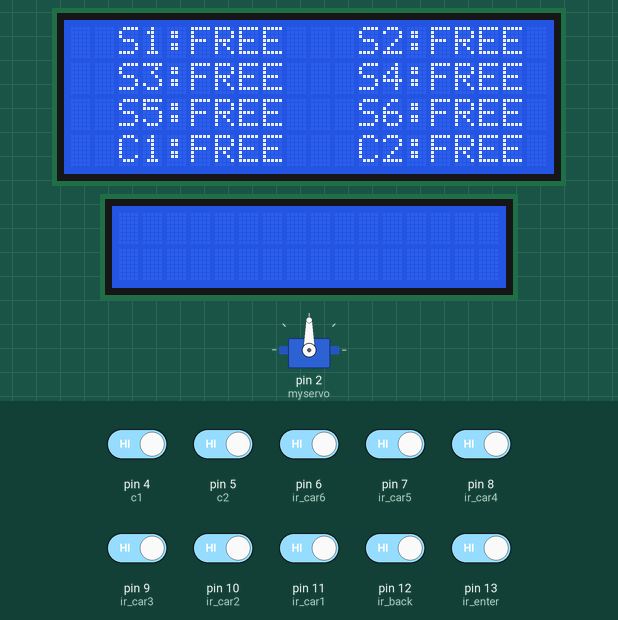
Recording of a sketch running on a simulated Arduino Uno, built with avr-gcc and run on an emulated ATmega328P. Shown: servo, 20×4 character LCD, 16×2 character LCD. The test bench sets the inputs (shaded band); at power-on: pin 4 (c1), pin 5 (c2), pin 6 (ir_car6), pin 7 (ir_car5), pin 8 (ir_car4), pin 9 (ir_car3), pin 10 (ir_car2), pin 11 (ir_car1), pin 12 (ir_back), pin 13 (ir_enter) HIGH.

Above: at 3.3 s.
3.4 s: pin 4 (c1) driven LOW
At 4.1 s:
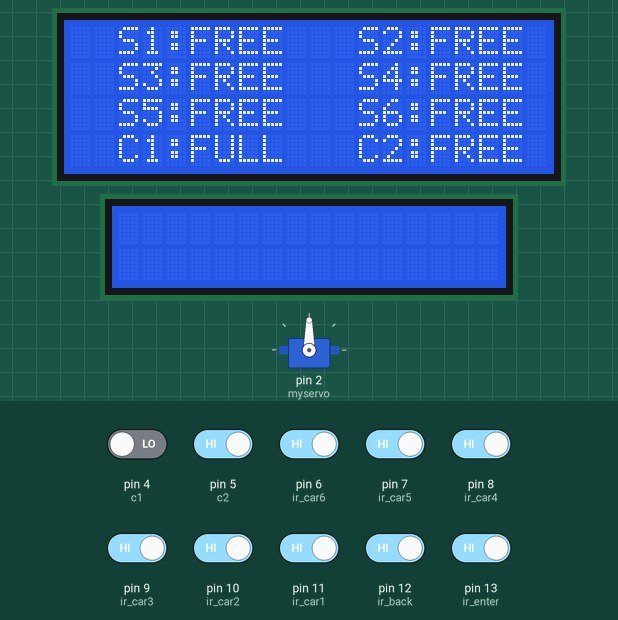
4.9 s: pin 5 (c2) driven LOW
At 5.7 s:
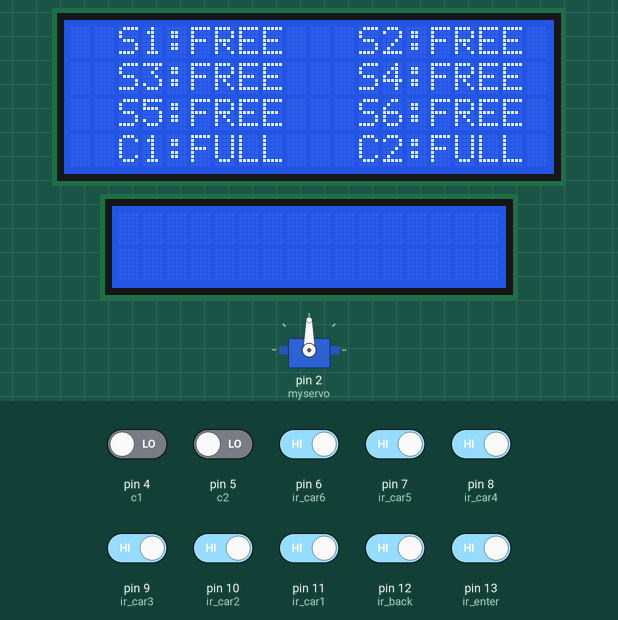
6.4 s: pin 6 (ir_car6) driven LOW
At 7.2 s:
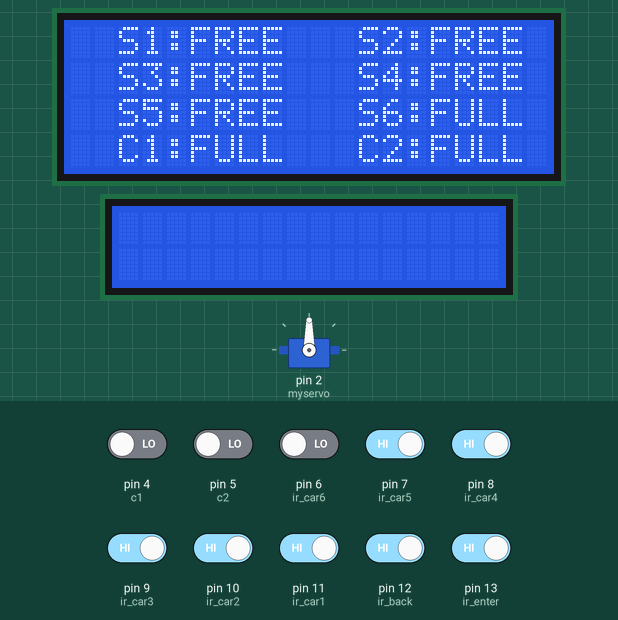
8.0 s: pin 7 (ir_car5) driven LOW
At 8.5 s:
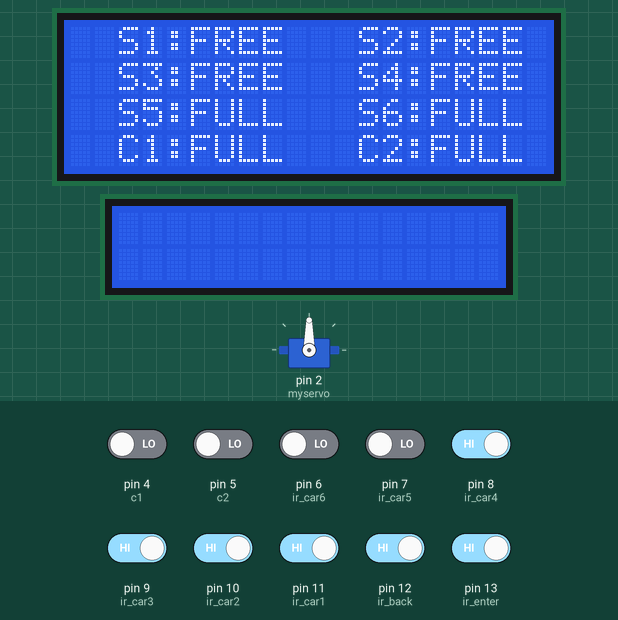
9.6 s: pin 8 (ir_car4) driven LOW
At 10.8 s:
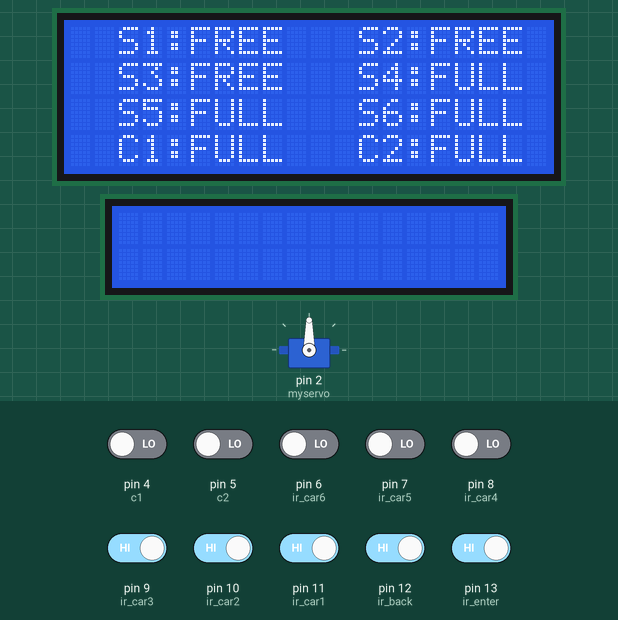
11.1 s: pin 9 (ir_car3) driven LOW
At 11.8 s:
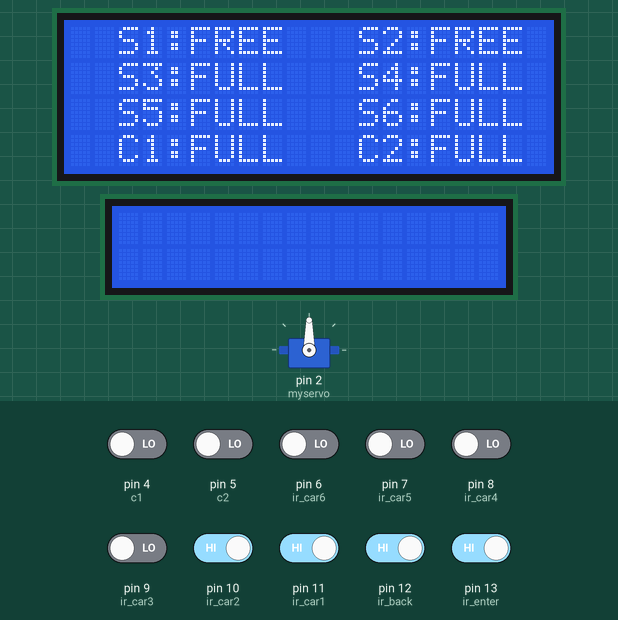
Timing chart, 0 to 13.6 s (numbered marks = the images above; inputs shaded):
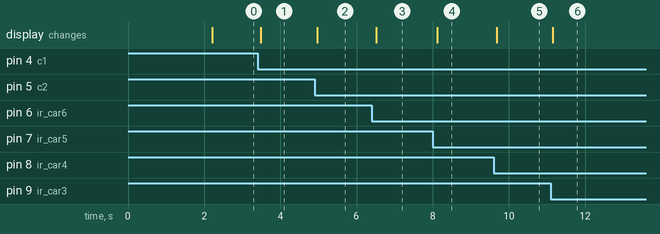

The sketch:

Arduino_code.ino
```cpp
#include <Wire.h>
#include <LiquidCrystal_I2C.h>
#include <Servo.h> //includes the servo library


// Set the LCD address to 0x27 for a 16 chars and 2 line display
LiquidCrystal_I2C lcd (0x27, 20, 4);
LiquidCrystal_I2C lcd1(0x26, 16, 2);


Servo myservo;

char mtlb_data;
int ir_enter = 13;
int ir_back = 12;

int ir_car1 =11;
int ir_car2 =10;
int ir_car3 =9;
int ir_car4 =8;
int ir_car5 =7;
int ir_car6 =6;
int c2 =5;
int c1 =4;
int slot=7;
int flag1=0;
int flag2=0;
 int S1=0,S2=0,S3=0,S4=0,S5=0,S6=0,C1=0,C2=0;
 int row = 0;
int col = 0;

void setup(){
  pinMode(ir_car1, INPUT);
  pinMode(ir_car2, INPUT);
  pinMode(ir_car3, INPUT);
  pinMode(ir_car4, INPUT);
  pinMode(ir_car5, INPUT);
  pinMode(ir_car6, INPUT);
  pinMode(c1, INPUT);
  pinMode(c2, INPUT);
  pinMode(ir_enter,INPUT);
  pinMode(ir_back,INPUT);

  myservo.attach(2);
  myservo.write(90);
  lcd.begin();
  lcd1.begin();
lcd.setCursor (5,1);
lcd.print("Car parking ");
lcd.setCursor (8,2);
lcd.print("System");
delay (2000);
lcd.clear();
Read_Sensor();
int total =S1+S2+S3+S4+S5+S6;
slot=slot-total;

Serial.begin(9600);
  // Wire.setClock(10000);

}
//syntax :- lcd(RS,Enable,D4,D5,D6,D7);


void loop() {


Read_Sensor();
  lcd.setCursor (2,0);
if(S1==1){lcd.print("S1:FULL ");}
      else{lcd.print("S1:FREE");}

 lcd.setCursor (12,0);
 if(S2==1){lcd.print("S2:FULL");}
  else{lcd.print("S2:FREE");}
lcd.setCursor (2,1);
  if(S3==1){lcd.print("S3:FULL ");}
      else{lcd.print("S3:FREE");}

 lcd.setCursor (12,1);
 if(S4==1){lcd.print("S4:FULL");}
  else{lcd.print("S4:FREE");}
lcd.setCursor (2,2);
  if(S5==1){lcd.print("S5:FULL ");}
      else{lcd.print("S5:FREE");}

 lcd.setCursor (12,2);
 if(S6==1){lcd.print("S6:FULL");}
  else{lcd.print("S6:FREE");}

lcd.setCursor (2,3);
  if(C1==1){lcd.print("C1:FULL ");}
      else{lcd.print("C1:FREE");}

 lcd.setCursor (12,3);
 if(C2==1){lcd.print("C2:FULL");}
  else{lcd.print("C2:FREE");}

  if(digitalRead (ir_enter) == 0 && flag1==0){
  if (slot>0){
flag1=1;
if(flag2==0){
  myservo.write(180);
  slot=slot-1;
}
}else{
lcd.clear();
lcd.print("No Parking Slot");

delay(1500);
lcd.clear();
}
}

if(digitalRead (ir_back) == 0 && flag2==0){flag2=1;
if(flag1==0){myservo.write(180);
slot=slot+1;
 }
 }

 if(flag1==1 && flag2==1){
 delay (1000);
 myservo.write(90);
 flag1=0, flag2=0;
 }

  if(Serial.available() > 0) //1st if open
  {
    while(Serial.available())
        {
          mtlb_data = Serial.read();
          if(mtlb_data == '#')
            {
              lcd1.clear();
              welcome();
              lcd1.setCursor(1,1);
              lcd1.print(' ');
              lcd1.setCursor(0,1);
            }
          else
            {

              col++;
              Serial.print(mtlb_data);


              lcd1.print(mtlb_data);

            }
        }

       lcd1.setCursor(--col,1);
       lcd1.print(' ');
       lcd1.setCursor(col,1);
  }


}
void Read_Sensor(){
S1=0,S2=0,S3=0,S4=0,S5=0,S6=0,S6=0,C1=0,C2=0;

 if(digitalRead(ir_car1) == 0){S1=1;}
 if(digitalRead(ir_car2) == 0){S2=1;}
 if(digitalRead(ir_car3) == 0){S3=1;}
 if(digitalRead(ir_car4) == 0){S4=1;}
 if(digitalRead(ir_car5) == 0){S5=1;}
 if(digitalRead(ir_car6) == 0){S6=1;}
 if(digitalRead(c1) == 0){C1=1;}
 if(digitalRead(c2) == 0){C2=1;}


}

void welcome()
{
  col = 0; row = 0;

  lcd1.setCursor(col,++row);
}
```

Measured:
- after the input at 3.4 s, the display: changes after 0.09 s (image 1)
- after the input at 4.9 s, the display: changes after 0.07 s (image 2)
- after the input at 6.4 s, the display: changes after 0.11 s (image 3)
- after the input at 8.0 s, the display: changes after 0.12 s (image 4)
- after the input at 9.6 s, the display: changes after 0.08 s (image 5)
- after the input at 11.1 s, the display: changes after 0.05 s (image 6)
